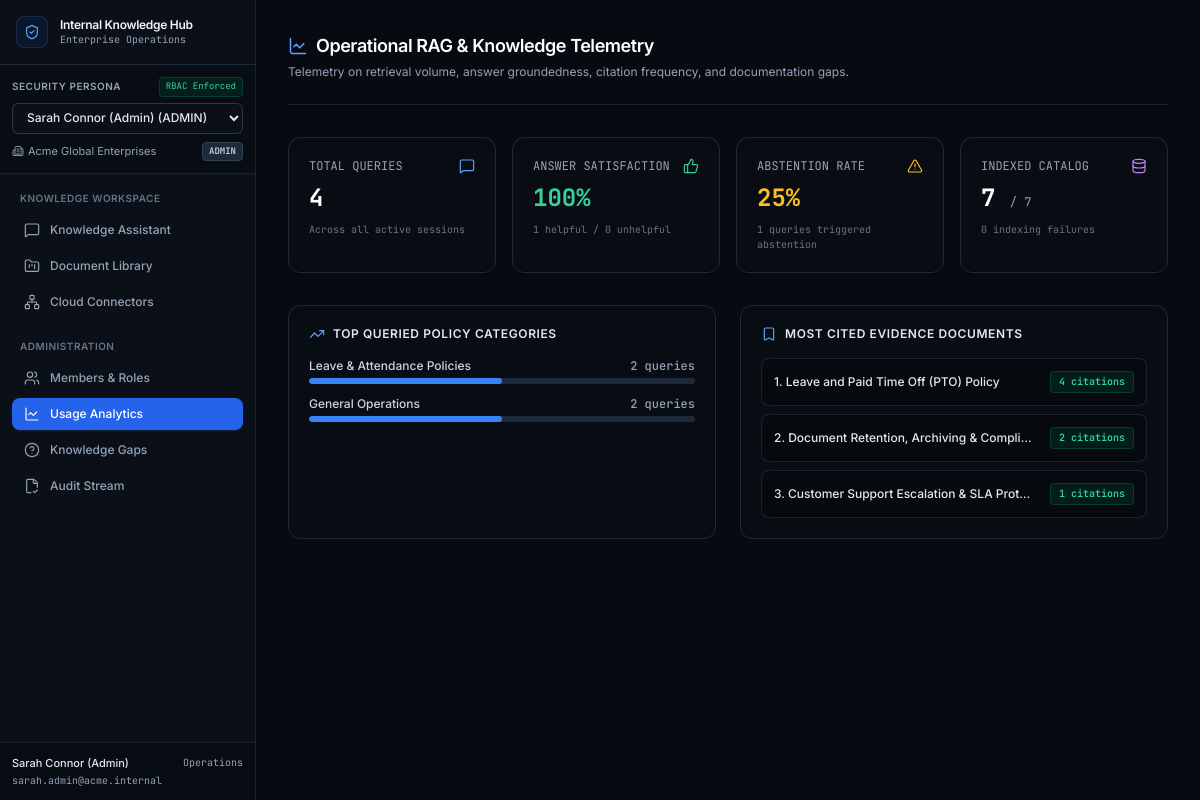
The page /analytics/ on the database its author committed.
### hub/models.py (models this page shows, shortened)
class Organization(models.Model):
    id = models.UUIDField(primary_key=True, default=uuid.uuid4, editable=False)
    name = models.CharField(max_length=255)
    slug = models.SlugField(max_length=100, unique=True)
    domain = models.CharField(max_length=255, blank=True, null=True)
    created_at = models.DateTimeField(auto_now_add=True)
    updated_at = models.DateTimeField(auto_now=True)

class OrganizationMembership(models.Model):
    id = models.UUIDField(primary_key=True, default=uuid.uuid4, editable=False)
    organization = models.ForeignKey(Organization, on_delete=models.CASCADE, related_name='memberships')
    user = models.ForeignKey(Profile, on_delete=models.CASCADE, related_name='memberships')
    role = models.CharField(max_length=20, choices=OrgRole.choices, default=OrgRole.MEMBER)
    department = models.CharField(max_length=100, blank=True, null=True)
    is_active = models.BooleanField(default=True)
    created_at = models.DateTimeField(auto_now_add=True)
    updated_at = models.DateTimeField(auto_now=True)
    class Meta:
        unique_together = ('organization', 'user')

class Profile(models.Model):
    id = models.UUIDField(primary_key=True, default=uuid.uuid4, editable=False)
    email = models.EmailField(unique=True)
    full_name = models.CharField(max_length=255)
    avatar_url = models.TextField(blank=True, null=True)
    created_at = models.DateTimeField(auto_now_add=True)
    updated_at = models.DateTimeField(auto_now=True)

### hub/views.py (the view)
# urls.py: path('analytics/', views.analytics_view, name='analytics'),
def analytics_view(request):
    user, org, membership, role = get_current_user_and_org(request)
    if not can_view_analytics(role):
        return HttpResponseForbidden("Forbidden: admin access required.")
    total_questions = Message.objects.filter(organization=org, sender='user').count()
    insufficient_count = Message.objects.filter(organization=org, sender='assistant', insufficient_evidence=True).count()
    positive_feedback = AnswerFeedback.objects.filter(organization=org, rating='helpful').count()
    negative_feedback = AnswerFeedback.objects.filter(organization=org, rating='unhelpful').count()
    total_feedback = positive_feedback + negative_feedback
    satisfaction_rate = round((positive_feedback / total_feedback) * 100) if total_feedback > 0 else 100
    abstention_rate = round((insufficient_count / total_questions) * 100) if total_questions > 0 else 0
    total_docs = Document.objects.filter(organization=org).count()
    ready_docs = Document.objects.filter(organization=org, status='ready').count()
    failed_jobs = IngestionJob.objects.filter(organization=org, status='failed').count()
    top_citations = (
        MessageCitation.objects.filter(message__organization=org)
        .values('document_title')
        .annotate(count=Count('id'))
        .order_by('-count')[:5]
    )
    user_questions = Message.objects.filter(organization=org, sender='user').values_list('content', flat=True)
    topics = {}
    for q in user_questions:
        ql = q.lower()
        topic = "General Operations"
        if any(w in ql for w in ['leave', 'pto', 'vacation', 'sick']):
            topic = "Leave & Attendance Policies"
        elif any(w in ql for w in ['incident', 'escalat', 'outage', 'sev1', 'sev2']):
            topic = "Incident Response & Escalations"
        elif any(w in ql for w in ['security', 'password', 'mfa', 'auth']):
            topic = "Security & Account Policies"
        elif any(w in ql for w in ['onboard', 'laptop', 'equipment', 'stipend']):
            topic = "New Hire Onboarding & Hardware"
        elif any(w in ql for w in ['retention', 'shred', 'compliance']):
            topic = "Document Retention & Compliance"
        topics[topic] = topics.get(topic, 0) + 1
    topic_bars = [
        {"topic": t, "count": c, "pct": round((c / total_questions) * 100) if total_questions > 0 else 0}
        for t, c in sorted(topics.items(), key=lambda x: x[1], reverse=True)
    ]
    return render(request, 'hub/analytics.html', {
        'total_questions': total_questions,
        'satisfaction_rate': satisfaction_rate,
        'abstention_rate': abstention_rate,
        'insufficient_count': insufficient_count,
        'positive_feedback': positive_feedback,
        'negative_feedback': negative_feedback,
        'total_docs': total_docs,
        'ready_docs': ready_docs,
        'failed_jobs': failed_jobs,
        'top_citations': top_citations,
        'topic_bars': topic_bars,
        'active_tab': 'analytics',
    })

### hub/templates/hub/analytics.html (shortened to what this page needs)
{% extends 'hub/base.html' %}
{% block content %}
<div class="flex-1 flex flex-col h-screen overflow-y-auto bg-slate-950 text-slate-100 p-8 space-y-8">
  <div class="pb-6 border-b border-slate-800/80">
    <h1 class="text-lg font-semibold tracking-tight text-white flex items-center gap-2">
      <i data-lucide="line-chart" class="w-5 h-5 text-blue-400"></i>
      <span>Operational RAG & Knowledge Telemetry</span>
    </h1>
    <p class="text-xs text-slate-400 mt-1">
      Telemetry on retrieval volume, answer groundedness, citation frequency, and documentation gaps.
    </p>
  </div>
  <div class="grid grid-cols-1 md:grid-cols-2 lg:grid-cols-4 gap-4">
    <div class="kpi-card p-5 rounded-xl bg-slate-900/60 border border-slate-800 space-y-2">
      <div class="flex items-center justify-between text-slate-400 text-xs font-mono">
        <span>TOTAL QUERIES</span>
        <i data-lucide="message-square" class="w-4 h-4 text-blue-400"></i>
      </div>
      <div class="text-2xl font-bold font-mono text-white">{{ total_questions }}</div>
      <div class="text-[10px] text-slate-500 font-mono">Across all active sessions</div>
    </div>
    <div class="kpi-card p-5 rounded-xl bg-slate-900/60 border border-slate-800 space-y-2">
      <div class="flex items-center justify-between text-slate-400 text-xs font-mono">
        <span>ANSWER SATISFACTION</span>
        <i data-lucide="thumbs-up" class="w-4 h-4 text-emerald-400"></i>
      </div>
      <div class="text-2xl font-bold font-mono text-emerald-400">{{ satisfaction_rate }}%</div>
      <div class="text-[10px] text-slate-500 font-mono">{{ positive_feedback }} helpful / {{ negative_feedback }} unhelpful</div>
    </div>
    <div class="kpi-card p-5 rounded-xl bg-slate-900/60 border border-slate-800 space-y-2">
      <div class="flex items-center justify-between text-slate-400 text-xs font-mono">
        <span>ABSTENTION RATE</span>
        <i data-lucide="alert-triangle" class="w-4 h-4 text-amber-400"></i>
      </div>
      <div class="text-2xl font-bold font-mono text-amber-400">{{ abstention_rate }}%</div>
      <div class="text-[10px] text-slate-500 font-mono">{{ insufficient_count }} queries triggered abstention</div>
    </div>
    <div class="kpi-card p-5 rounded-xl bg-slate-900/60 border border-slate-800 space-y-2">
      <div class="flex items-center justify-between text-slate-400 text-xs font-mono">
        <span>INDEXED CATALOG</span>
        <i data-lucide="database" class="w-4 h-4 text-purple-400"></i>
      </div>
      <div class="text-2xl font-bold font-mono text-white">{{ ready_docs }} <span class="text-xs text-slate-400 font-normal">/ {{ total_docs }}</span></div>
      <div class="text-[10px] text-slate-500 font-mono">{{ failed_jobs }} indexing failures</div>
    </div>
  </div>
  <div class="grid grid-cols-1 lg:grid-cols-2 gap-6">
    <div class="p-5 rounded-xl bg-slate-900/40 border border-slate-800 space-y-4">
      <h3 class="font-semibold text-xs text-slate-200 uppercase tracking-wider flex items-center gap-2">
        <i data-lucide="trending-up" class="w-4 h-4 text-blue-400"></i>
        <span>Top Queried Policy Categories</span>
      </h3>
      <div class="space-y-3">
        {% for bar in topic_bars %}
          <div class="space-y-1">
            <div class="flex justify-between text-xs font-medium text-slate-300">
              <span>{{ bar.topic }}</span>
              <span class="text-slate-400 font-mono">{{ bar.count }} queries</span>
            </div>
            <div class="w-full h-1.5 rounded-full bg-slate-800 overflow-hidden">
              <div class="h-full bg-blue-500 rounded-full" style="width: {{ bar.pct }}%;"></div>
            </div>
          </div>
        {% empty %}
          <div class="text-xs text-slate-500 py-4 font-mono">No query data collected yet.</div>
        {% endfor %}
      </div>
    </div>
    <div class="p-5 rounded-xl bg-slate-900/40 border border-slate-800 space-y-4">
      <h3 class="font-semibold text-xs text-slate-200 uppercase tracking-wider flex items-center gap-2">
        <i data-lucide="bookmark" class="w-4 h-4 text-blue-400"></i>
        <span>Most Cited Evidence Documents</span>
      </h3>
      <div class="space-y-2">
        {% for doc in top_citations %}
          <div class="p-3 rounded-lg bg-slate-950/80 border border-slate-800/80 flex items-center justify-between text-xs">
            <div class="font-medium text-slate-200 truncate pr-4">
              {{ forloop.counter }}. {{ doc.document_title }}
            </div>
            <span class="px-2 py-0.5 rounded text-[10px] font-mono font-semibold bg-emerald-950/60 border border-emerald-800/50 text-emerald-400 shrink-0">
              {{ doc.count }} citations
            </span>
          </div>
        {% empty %}
          <div class="text-xs text-slate-500 py-4 font-mono">No citations recorded yet.</div>
        {% endfor %}
      </div>
    </div>
  </div>
</div>
{% endblock %}

### hub/templates/hub/base.html (shortened to what this page needs)
<!DOCTYPE html>
<html lang="en" class="dark">
<head>
  <script src="https://cdn.tailwindcss.com"></script>
</head>
<body class="bg-slate-950 text-slate-100 flex h-screen overflow-hidden antialiased">
  <aside id="mainSidebar" class="w-64 bg-slate-900 border-r border-slate-800/80 flex flex-col h-screen shrink-0 select-none z-20">
    <div class="p-4 border-b border-slate-800 flex items-center justify-between">
      <div class="flex items-center space-x-3">
        <div class="w-8 h-8 rounded-lg bg-blue-600/10 border border-blue-500/20 flex items-center justify-center text-blue-400">
          <i data-lucide="shield-check" class="w-4 h-4"></i>
        </div>
        <div>
          <h1 class="font-semibold text-slate-100 text-xs tracking-tight leading-tight">Internal Knowledge Hub</h1>
          <p class="text-[10px] text-slate-400 font-mono">Enterprise Operations</p>
        </div>
      </div>
    </div>
    <div class="p-3 border-b border-slate-800/80 bg-slate-950/50">
      <div class="flex items-center justify-between mb-1.5">
        <span class="text-[10px] font-semibold uppercase tracking-wider text-slate-400">Security Persona</span>
        <span class="text-[9px] text-emerald-400 font-mono bg-emerald-950/60 border border-emerald-800/50 px-1.5 py-0.5 rounded">RBAC Enforced</span>
      </div>
      <form action="{% url 'switch_user' %}" method="POST" id="personaForm">
        <select
          name="user_id"
          onchange="document.getElementById('personaForm').submit()"
          class="w-full bg-slate-900 border border-slate-700/80 rounded-md px-2.5 py-1.5 text-xs text-slate-200 font-medium focus:outline-none focus:ring-1 focus:ring-blue-500 transition-colors"
        >
          {% for du in demo_users %}
            <option value="{{ du.id }}" {% if du.id == current_user.id %}selected{% endif %}>
              {{ du.full_name }} ({{ du.role|upper }})
            </option>
          {% endfor %}
        </select>
      </form>
      <div class="mt-2 flex items-center justify-between text-[11px] text-slate-400">
        <span class="flex items-center gap-1 truncate text-slate-400">
          <i data-lucide="building-2" class="w-3 h-3 text-slate-400"></i>
          <span class="truncate">{{ current_org.name }}</span>
        </span>
        <span class="px-1.5 py-0.5 rounded text-[9px] font-mono font-semibold bg-slate-800 text-slate-300 uppercase border border-slate-700">
          {{ current_role }}
        </span>
      </div>
    </div>
    <nav class="flex-1 overflow-y-auto p-3 space-y-1 text-xs" id="navLinks">
      <div class="text-[10px] font-semibold text-slate-500 uppercase tracking-wider px-2 py-1">
        Knowledge Workspace
      </div>
      <a
        href="{% url 'chat' %}"
        class="nav-item flex items-center gap-2.5 px-3 py-2 rounded-lg font-medium transition-all {% if active_tab == 'chat' %}bg-blue-600 text-white shadow-sm shadow-blue-500/20{% else %}text-slate-400 hover:bg-slate-800/80 hover:text-slate-200{% endif %}"
      >
        <i data-lucide="message-square" class="w-4 h-4"></i>
        <span>Knowledge Assistant</span>
      </a>
      <a
        href="{% url 'documents' %}"
        class="nav-item flex items-center gap-2.5 px-3 py-2 rounded-lg font-medium transition-all {% if active_tab == 'documents' %}bg-blue-600 text-white shadow-sm shadow-blue-500/20{% else %}text-slate-400 hover:bg-slate-800/80 hover:text-slate-200{% endif %}"
      >
        <i data-lucide="folder-kanban" class="w-4 h-4"></i>
        <span>Document Library</span>
      </a>
      <a
        href="{% url 'integrations' %}"
        class="nav-item flex items-center gap-2.5 px-3 py-2 rounded-lg font-medium transition-all {% if active_tab == 'integrations' %}bg-blue-600 text-white shadow-sm shadow-blue-500/20{% else %}text-slate-400 hover:bg-slate-800/80 hover:text-slate-200{% endif %}"
      >
        <i data-lucide="network" class="w-4 h-4"></i>
        <span>Cloud Connectors</span>
      </a>
      <div class="pt-4 text-[10px] font-semibold text-slate-500 uppercase tracking-wider px-2 py-1 flex items-center justify-between">
        <span>Administration</span>
      </div>
      {% if is_admin %}
        <a
          href="{% url 'members' %}"
          class="nav-item flex items-center gap-2.5 px-3 py-2 rounded-lg font-medium transition-all {% if active_tab == 'members' %}bg-blue-600 text-white shadow-sm shadow-blue-500/20{% else %}text-slate-400 hover:bg-slate-800/80 hover:text-slate-200{% endif %}"
        >
          <i data-lucide="users" class="w-4 h-4"></i>
          <span>Members & Roles</span>
        </a>
        <a
          href="{% url 'analytics' %}"
          class="nav-item flex items-center gap-2.5 px-3 py-2 rounded-lg font-medium transition-all {% if active_tab == 'analytics' %}bg-blue-600 text-white shadow-sm shadow-blue-500/20{% else %}text-slate-400 hover:bg-slate-800/80 hover:text-slate-200{% endif %}"
        >
          <i data-lucide="line-chart" class="w-4 h-4"></i>
          <span>Usage Analytics</span>
        </a>
        <a
          href="{% url 'gaps' %}"
          class="nav-item flex items-center gap-2.5 px-3 py-2 rounded-lg font-medium transition-all {% if active_tab == 'gaps' %}bg-blue-600 text-white shadow-sm shadow-blue-500/20{% else %}text-slate-400 hover:bg-slate-800/80 hover:text-slate-200{% endif %}"
        >
          <i data-lucide="help-circle" class="w-4 h-4"></i>
          <span>Knowledge Gaps</span>
        </a>
        <a
          href="{% url 'audit' %}"
          class="nav-item flex items-center gap-2.5 px-3 py-2 rounded-lg font-medium transition-all {% if active_tab == 'audit' %}bg-blue-600 text-white shadow-sm shadow-blue-500/20{% else %}text-slate-400 hover:bg-slate-800/80 hover:text-slate-200{% endif %}"
        >
          <i data-lucide="file-check-2" class="w-4 h-4"></i>
          <span>Audit Stream</span>
        </a>
      {% endif %}
    </nav>
    <div class="p-3 border-t border-slate-800/80 text-[11px] text-slate-400 bg-slate-950/70">
      <div class="flex items-center justify-between">
        <span class="font-medium text-slate-200 truncate">{{ current_user.full_name }}</span>
        <span class="text-[10px] text-slate-400 font-mono">{{ current_department }}</span>
      </div>
      <div class="text-[10px] text-slate-400 truncate font-mono mt-0.5">{{ current_user.email }}</div>
    </div>
  </aside>
  <main class="flex-1 flex flex-col h-screen overflow-hidden bg-slate-950">
    {% block content %}{% endblock %}
  </main>
</body>
</html>

### rows shown on the page
Organization: name "Acme Global Enterprises"
OrganizationMembership: role "ADMIN", department "Operations"
Profile: full_name "Sarah Connor (Admin)", email "sarah.admin@acme.internal"

### other values the page prints
{{ total_questions }} "4"
{{ satisfaction_rate }} "100"
{{ positive_feedback }} "1"
{{ negative_feedback }} "0"
{{ abstention_rate }} "25"
{{ insufficient_count }} "1"
{{ ready_docs }} "7"
{{ total_docs }} "7"
{{ failed_jobs }} "0"
{{ bar.topic }} "Leave & Attendance Policies" "General Operations"
{{ bar.count }} "2" "2"
{{ doc.document_title }} "Leave and Paid Time Off (PTO) Policy" "Document Retention, Archiving & Compli…" "Customer Support Escalation & SLA Prot…"
{{ doc.count }} "4" "2" "1"
form field user_id "Sarah Connor (Admin) (ADMIN)"
